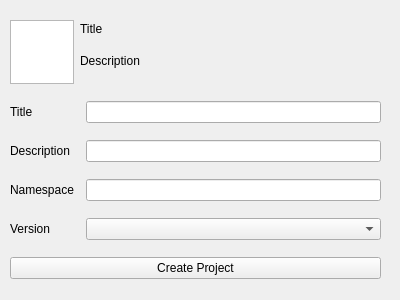
<?xml version="1.0" encoding="UTF-8"?>
<ui version="4.0">
 <class>Dialog</class>
 <widget class="QDialog" name="Dialog">
  <property name="geometry">
   <rect>
    <x>0</x>
    <y>0</y>
    <width>400</width>
    <height>300</height>
   </rect>
  </property>
  <property name="sizePolicy">
   <sizepolicy hsizetype="Maximum" vsizetype="Maximum">
    <horstretch>0</horstretch>
    <verstretch>0</verstretch>
   </sizepolicy>
  </property>
  <property name="minimumSize">
   <size>
    <width>400</width>
    <height>300</height>
   </size>
  </property>
  <property name="maximumSize">
   <size>
    <width>400</width>
    <height>300</height>
   </size>
  </property>
  <property name="windowTitle">
   <string>New Project</string>
  </property>
  <widget class="QGraphicsView" name="packIconView">
   <property name="geometry">
    <rect>
     <x>10</x>
     <y>20</y>
     <width>64</width>
     <height>64</height>
    </rect>
   </property>
  </widget>
  <widget class="QLabel" name="label_2">
   <property name="geometry">
    <rect>
     <x>80</x>
     <y>20</y>
     <width>181</width>
     <height>18</height>
    </rect>
   </property>
   <property name="text">
    <string>Title</string>
   </property>
  </widget>
  <widget class="QLabel" name="label_3">
   <property name="geometry">
    <rect>
     <x>80</x>
     <y>40</y>
     <width>181</width>
     <height>41</height>
    </rect>
   </property>
   <property name="text">
    <string>Description</string>
   </property>
  </widget>
  <widget class="QPushButton" name="packIconButton">
   <property name="geometry">
    <rect>
     <x>10</x>
     <y>20</y>
     <width>64</width>
     <height>64</height>
    </rect>
   </property>
   <property name="text">
    <string/>
   </property>
   <property name="flat">
    <bool>true</bool>
   </property>
  </widget>
  <widget class="QWidget" name="gridLayoutWidget">
   <property name="geometry">
    <rect>
     <x>10</x>
     <y>90</y>
     <width>371</width>
     <height>201</height>
    </rect>
   </property>
   <layout class="QGridLayout" name="gridLayout">
    <item row="1" column="2">
     <widget class="QLineEdit" name="packTitle"/>
    </item>
    <item row="3" column="0">
     <widget class="QLabel" name="label_5">
      <property name="text">
       <string>Namespace</string>
      </property>
     </widget>
    </item>
    <item row="4" column="0">
     <widget class="QLabel" name="label_6">
      <property name="text">
       <string>Version</string>
      </property>
     </widget>
    </item>
    <item row="2" column="0">
     <widget class="QLabel" name="label_4">
      <property name="text">
       <string>Description</string>
      </property>
     </widget>
    </item>
    <item row="1" column="0">
     <widget class="QLabel" name="label">
      <property name="text">
       <string>Title</string>
      </property>
     </widget>
    </item>
    <item row="2" column="2">
     <widget class="QLineEdit" name="packDescription"/>
    </item>
    <item row="3" column="2">
     <widget class="QLineEdit" name="packNamespace"/>
    </item>
    <item row="4" column="2">
     <widget class="QComboBox" name="packVersion"/>
    </item>
    <item row="5" column="0" colspan="3">
     <widget class="QPushButton" name="createProjectBtn">
      <property name="text">
       <string>Create Project</string>
      </property>
     </widget>
    </item>
   </layout>
  </widget>
 </widget>
 <resources/>
 <connections/>
</ui>
